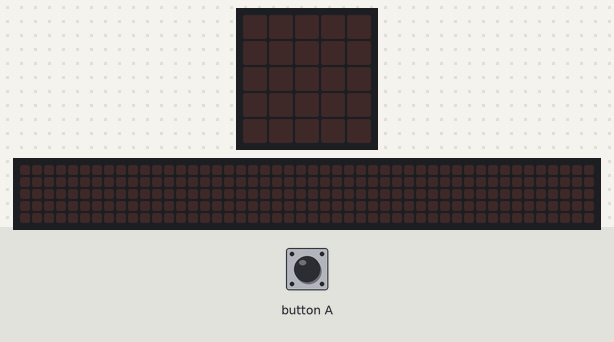
A program run on a simulated BBC micro:bit (MakeCode). Shown: the board's 5×5 LED display, a strip that is not on the board, showing the scrolling text unrolled. The inputs (shaded band) are chosen by the test bench. Random numbers come from a fixed seed; the 48×5 strip is a reading aid, not a part: it shows the text the display is scrolling, unrolled, one strip-width of it at a time.

Above: at 1.2 s.
1.3 s: button A pressed for 0.15 s
At 1.53 s:
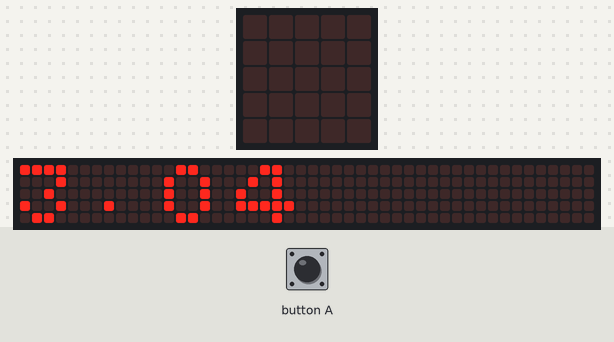
4.3 s: button A pressed for 0.15 s
At 6.18 s:
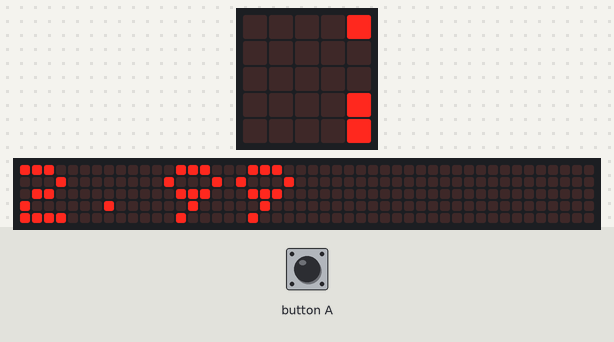
7.4 s: button A pressed for 0.15 s
At 14.74 s:
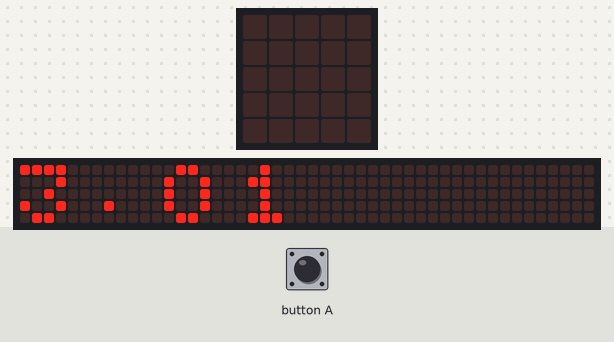

The program:

main.ts
```typescript
let Cantidad_agua = 0
let Promedio = 0
input.onButtonPressed(Button.A, function () {
    Cantidad_agua = 0
    Promedio = 0
    // Calcula la cantidad de agua que cae en 5 años
    for (let index = 0; index < 1825; index++) {
        Cantidad_agua += randint(0, 6)
    }
    // Calcula el promedio de agua que cae en un día.
    Promedio += Cantidad_agua / 1825
    basic.showNumber(Promedio)
})
basic.forever(function () {

})
```

test.ts
```typescript
// aquí va el archivo "tests"; esto no se compilará cuando este paquete se utilice como una extensión.
```

Measured:
- after the input at 1.3 s, the display: changes after 0.16 s (image 1)
- what the display in image 3 shows lasts 0.5 s, from 14.5 s to 15.0 s
